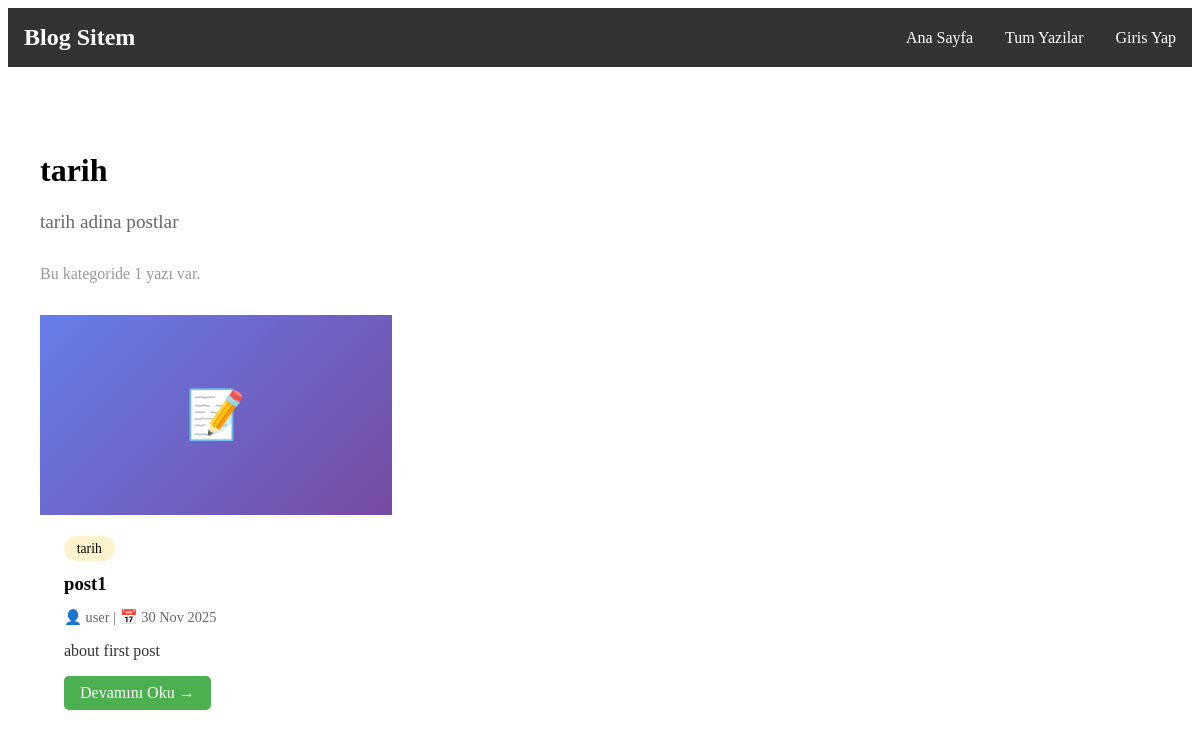
The app's page /category/1/, older data.
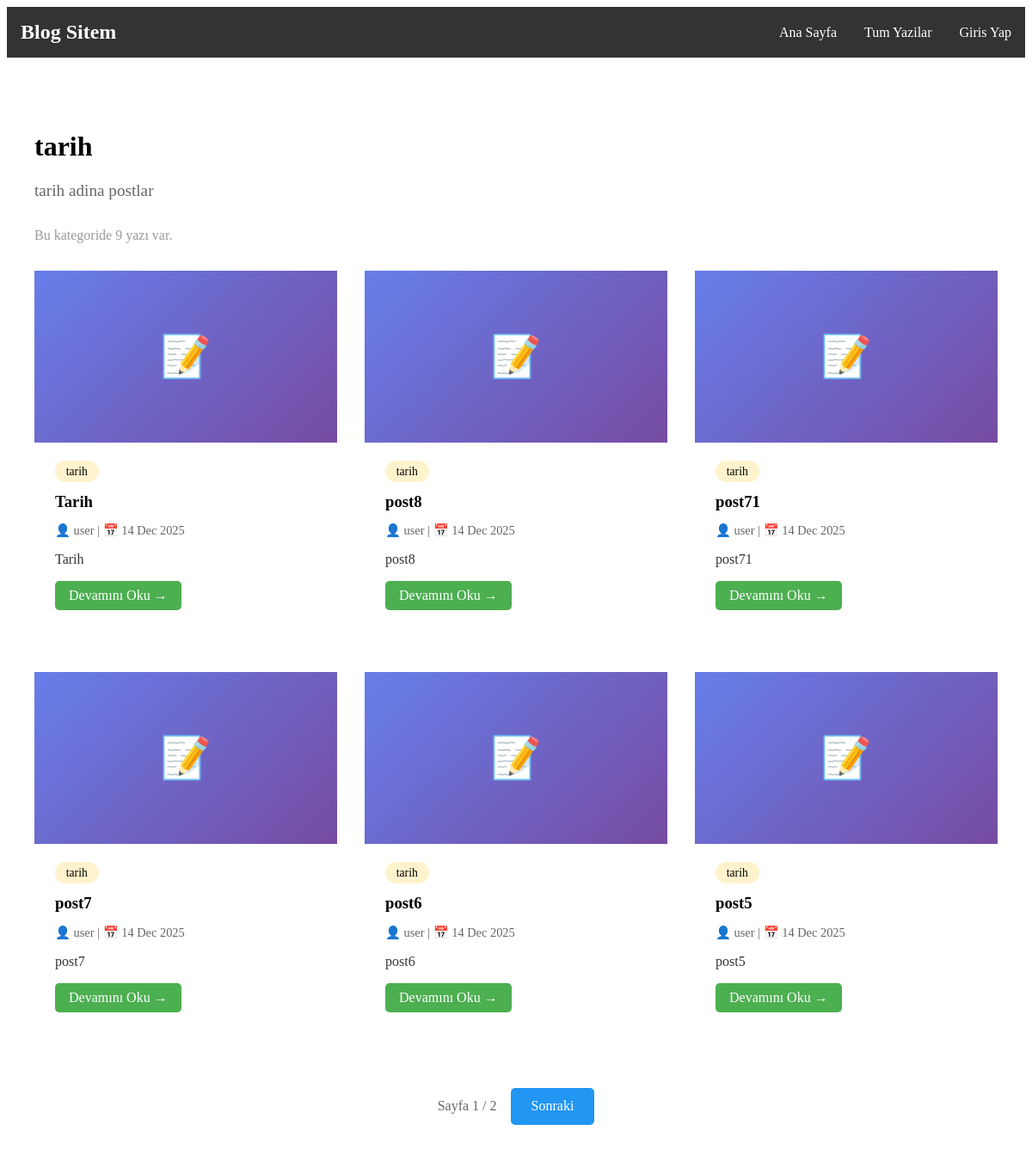
The same page, newer data.
### base/models.py (models this page shows, shortened)
class Post(models.Model):
    title = models.CharField(max_length=200)
    slug = models.SlugField(unique=True, blank=True)
    author = models.ForeignKey(User, on_delete=models.CASCADE, related_name='blog_posts')
    content = models.TextField()
    excerpt = models.TextField(max_length=300, blank=True)
    category = models.ForeignKey(Category, on_delete=models.SET_NULL,null=True, blank=True, related_name='posts')
    image = models.ImageField(upload_to='blog_images/', blank=True, null=True)
    created_at = models.DateTimeField(auto_now_add=True)
    updated_at = models.DateTimeField(auto_now=True)
    published = models.BooleanField(default=False)
    views = models.IntegerField(default = 0)
    class Meta:
        ordering = ['-created_at']

class Category(models.Model):
    name = models.CharField(max_length=100)
    description = models.TextField(blank=True)
    created_at = models.DateTimeField(auto_now_add=True)
    class Meta:
        verbose_name_plural = 'Categories'

### base/views.py (the view)
# urls.py: path('category/<int:id>/', views.category, name='category'),
def category(request, id):
    category_obj = get_object_or_404(Category, id=id)
    posts = category_obj.posts.filter(published=True)
    paginator = Paginator(posts, 6)
    page_number = request.GET.get('page', 1)
    page_obj = paginator.get_page(page_number)
    context = {
        'category': category_obj,
        'posts': page_obj,
        'all_posts': posts
    }
    return render(request, 'base/category.html', context=context)

### base/templates/base/category.html (shortened to what this page needs)
{% extends 'base/main.html' %}
{% block content %}
    <div style="max-width: 1200px; margin: 0 auto; padding: 2rem;">
        <h1>{{ category.name }}</h1>
        {% if category.description %}
            <p style="color: #666; font-size: 1.2rem; margin-bottom: 2rem;">
                {{ category.description }}
            </p>
        {% endif %}
        <p style="color: #999; margin-bottom: 2rem;">
            Bu kategoride {{ all_posts|length }} yazı var.
        </p>
        {% if posts %}
            <div style="display: grid; grid-template-columns: repeat(auto-fill, minmax(300px, 1fr)); gap: 2rem">
                {% for post in posts %}
                    <div>
                        {% if post.image %}
                            <img src="{{ post.image.url }}" alt="{{ post.title }}"
                                 style="width: 100%; height: 200px; object-fit: cover">
                        {% else %}
                            <div style="width: 100%; height: 200px; background: linear-gradient(135deg, #667eea 0%, #764ba2 100%); display: flex; align-items: center; justify-content: center; color: white; font-size: 3rem;">
                                📝
                            </div>
                        {% endif %}
                        <div style="padding: 1.5rem">
                            {% if post.category %}
                                <span style="background: #fff3cd; padding: 0.3rem 0.8rem; border-radius: 15px; font-size: 0.85rem">
                    {{ post.category.name }}
                    </span>
                            {% endif %}
                            <h3 style="margin: 1rem 0 0.5rem 0;"> {{ post.title }}</h3>
                            <p style="color: #666; font-size: 0.9rem; margin-bottom: 1rem;">
                                👤 {{ post.author.username }} |
                                📅 {{ post.created_at|date:"d M Y" }}
                            </p>
                            <p style="color: #333;"> {{ post.excerpt|truncatewords:15 }}</p>
                            <a href="{% url 'post' post.slug %}" style="background: #4CAF50; color: white; padding: 0.5rem 1rem; text-decoration: none;
border-radius: 5px; display: inline-block; margin-bottom: 1rem;">
                                Devamını Oku →
                            </a>
                        </div>
                    </div>
                {% endfor %}
            </div>
            {% if posts.has_other_pages %}
                <div style="text-align: center; margin-top: 3rem; display: flex; gap: 1rem; justify-content: center; align-items: center">
                    <span style="color: #666">
                        Sayfa {{ posts.number }} / {{ posts.paginator.num_pages }}
                    </span>
                    {% if posts.has_next %}
                        <a href="?page={{ posts.next_page_number }}"
                           style="background:#2196F3; color: white; padding: 0.8rem 1.5rem; text-decoration: none; border-radius: 5px">
                            Sonraki
                        </a>
                    {% endif %}
                </div>
            {% endif %}
        {% else %}
            <p style="text-align: center; color: #999;">
                Bu kategoride henüz yazı yok.
            </p>
        {% endif %}
    </div>
{% endblock %}

Row changes from the older to the newer data that the page shows:
no longer on this page (row edited): Post: category.name "tarih", title "post1", author.username "user", created_at "30 Nov 2025", excerpt "about first post"
added Post: category.name "tarih", title "Tarih", author.username "user", created_at "14 Dec 2025", excerpt "Tarih"
added Post: category.name "tarih", title "post8", author.username "user", created_at "14 Dec 2025", excerpt "post8"
added Post: category.name "tarih", title "post71", author.username "user", created_at "14 Dec 2025", excerpt "post71"
added Post: category.name "tarih", title "post7", author.username "user", created_at "14 Dec 2025", excerpt "post7"
added Post: category.name "tarih", title "post6", author.username "user", created_at "14 Dec 2025", excerpt "post6"
added Post: category.name "tarih", title "post5", author.username "user", created_at "14 Dec 2025", excerpt "post5"
Text that changed along with them:
{{ all_posts|length }}: "1" → "9"
{{ posts.number }}: (not shown) → "1"
{{ posts.paginator.num_pages }}: (not shown) → "2"
text now shown: "Sayfa / Sonraki"
